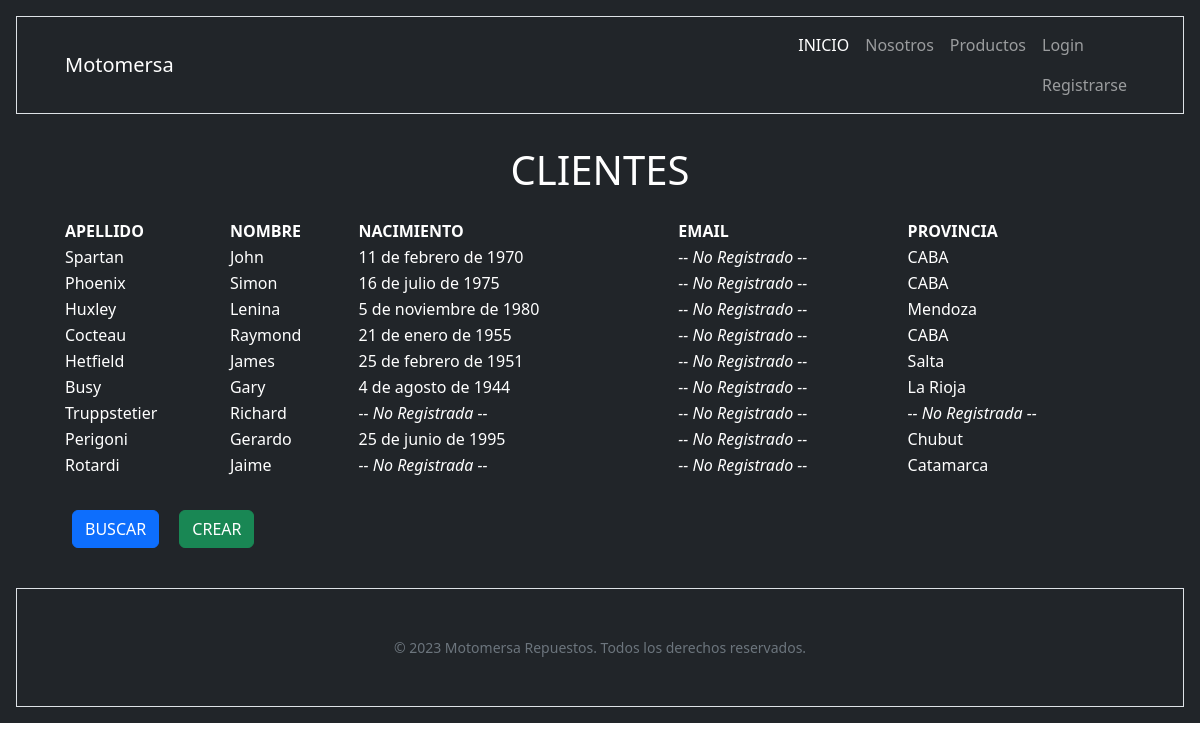
The page /cliente/ on the database as committed earlier.
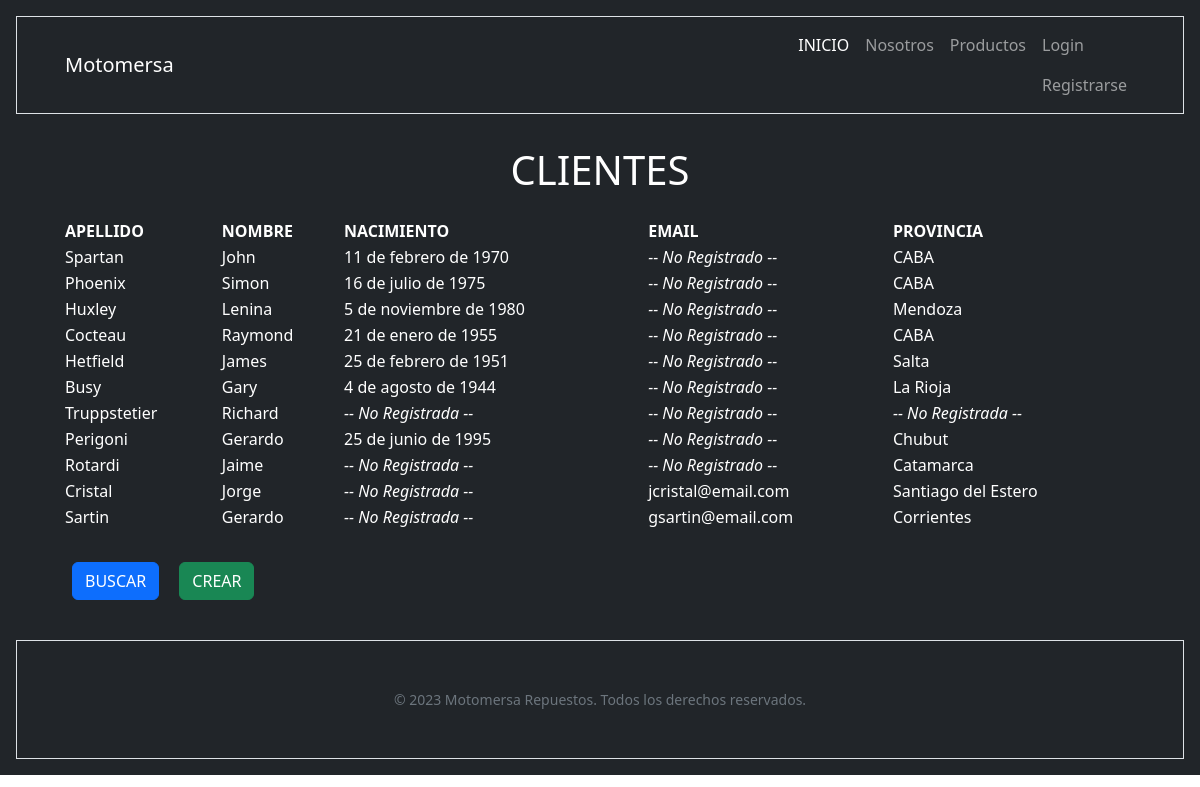
The same page on the database as committed later.
### cliente/models.py (models this page shows, shortened)
class Cliente(models.Model):
    nombre = models.CharField(max_length=100)
    apellido = models.CharField(max_length=100)
    nacimiento = models.DateField(null=True, blank=True)
    email = models.EmailField(unique=True, null=True)
    provincia = models.CharField(max_length=50, blank=True, choices=PROVINCIAS)

### cliente/views.py (the view)
# urls.py: path('', views.home, name="index"),
def home(request):
    clientes = models.Cliente.objects.all()
    context = {"clientes": clientes}
    return render(request, "cliente/index.html", context)

### cliente/templates/cliente/index.html
{% extends 'core/base.html' %}
{% block contenido_titulo %}
    CLIENTES
{% endblock contenido_titulo %}
{% block contenido %}
    <table style="width:100%">
        <tr>
            <th>APELLIDO</th>
            <th>NOMBRE</th>
            <th>NACIMIENTO</th>
            <th>EMAIL</th>
            <th>PROVINCIA</th>
        </tr>
        {% for cliente in clientes %}
            <tr>
                <td>{{cliente.apellido}}</td>
                <td>{{cliente.nombre}}</td>
                <td>
                    {% if cliente.nacimiento %}
                        {{cliente.nacimiento}}
                    {% else %}
                    <i class="fa fa-italic" aria-hidden="true">-- No Registrada --</i>
                    {% endif %}
                </td>
                <td>
                    {% if cliente.email %}
                        {{cliente.email}}
                    {% else %}
                    <i class="fa fa-italic" aria-hidden="true">-- No Registrado --</i>
                    {% endif %}
                </td>
                <td>
                    {% if cliente.provincia %}
                        {{cliente.provincia}}
                    {% else %}
                        <i class="fa fa-italic" aria-hidden="true">-- No Registrada --</i>
                    {% endif %}
                </td>
            </tr>
        {% endfor %}
    </table>
    <br>
    <a href="{% url 'cliente:clientes-buscar' %}" class="btn btn-primary" style="margin: 0.5em;">BUSCAR</a>
    <a href="{% url 'cliente:crear' %}" class="btn btn-success" style="margin: 0.5em;">CREAR</a>
{% endblock contenido %}

Rows that differ between the two databases and show on the page:
added Cliente: apellido "Cristal", nombre "Jorge", shows "-- No Registrada --", email "jcristal@email.com", provincia "Santiago del Estero"
added Cliente: apellido "Sartin", nombre "Gerardo", shows "-- No Registrada --", email "gsartin@email.com", provincia "Corrientes"
